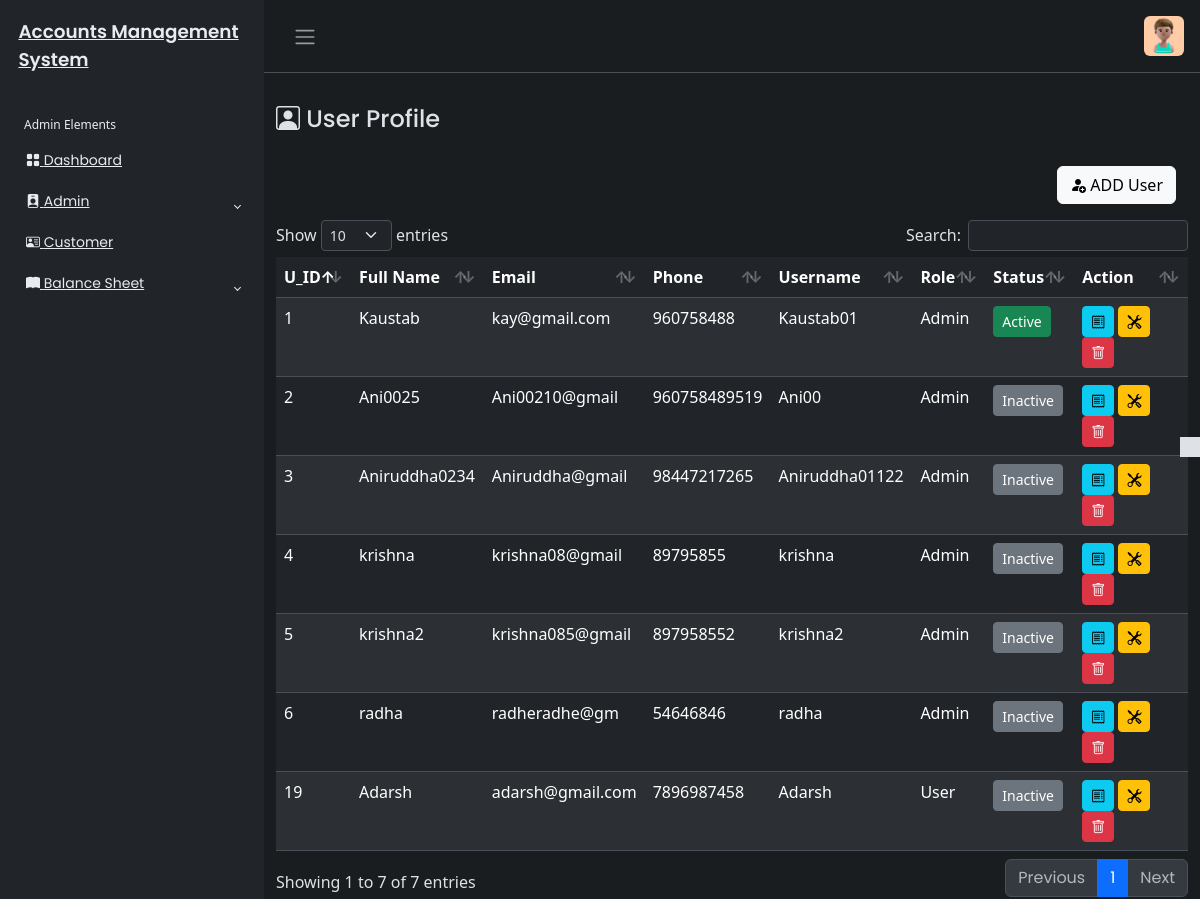
Screenshot of /User/user.php (signed in) with the database file from the repository.
### tables this page shows
CREATE TABLE `user_tbl` (
  `u_id` int(20) NOT NULL,
  `u_name` varchar(255) NOT NULL,
  `u_email` varchar(255) DEFAULT NULL,
  `u_phone` varchar(40) NOT NULL,
  `username` varchar(255) NOT NULL,
  `password` varchar(255) NOT NULL,
  `created_at` timestamp NOT NULL DEFAULT current_timestamp(),
  `updated_at` timestamp NOT NULL DEFAULT current_timestamp(),
  `u_status` varchar(400) DEFAULT NULL,
  `role` varchar(255) DEFAULT NULL
);

### User/user.php (the view, shortened to what this page needs)
<?php
include('../includes/header.php');
if(isset($_SESSION['userAuth'])&& $_SESSION['userAuth']!=""){
    include('../includes/sidebar.php');
?>
<main class="mt-3 pt-3">
    <div class="container-fluid">
        <div class="row">
            <div class="col-md-8">
                <h4><i class="bi bi-person-square"></i> User Profile</h4>
            </div>
        <?php
        require_once('../config/dbcon.php');
        ?>
         <div class="mt-4 px-4">
            <button type="button" class="btn btn-light float-end" data-bs-toggle="modal" data-bs-target="#userModal">
                <i class="bi bi-person-fill-add"></i>
                ADD User
            </button>
         </div>
    </div>
     <?php
     try{
        $query = "SELECT * FROM user_tbl ORDER BY u_id";
        $stmt = $pdo->prepare($query);
        $stmt->execute();
        $result = $stmt->fetchAll(PDO::FETCH_ASSOC);
     }catch (PDOException $e){
        echo "Error fetching records:" .$e->getMessage();
        $result=[];
     }
     ?>
    <div class="mt-3">
        <table id="example" class="table table-striped data-table" style="width:100%">
            <thead>
                <tr>
                    <th>U_ID</th>
                    <th>Full Name</th>
                    <th>Email</th>
                    <th>Phone</th>
                    <th>Username</th>
                    <th>Role</th>
                    <th>Status</th>
                    <th>Action</th>
                </tr>
            </thead>
            <tbody>
                <?php foreach($result as $row){?>
                <tr>
                    <td><?php echo $row['u_id'];?></td>
                    <td><?php echo htmlspecialchars( $row['u_name']);?></td>
                    <td><?php echo htmlspecialchars( $row['u_email']);?></td>
                    <td><?php echo htmlspecialchars( $row['u_phone']);?></td>
                    <td><?php echo htmlspecialchars( $row['username']);?></td>
                    <td><?php echo htmlspecialchars( $row['role']);?></td>
                    <td>
                         <a href="toggle_user.php?id=<?php echo htmlspecialchars($row['u_id']); ?>" class="btn btn-sm <?php echo ($row['u_status'] == 'active') ? 'btn-success' : 'btn-secondary'; ?>">
                                    <?php echo ($row['u_status'] == 'active') ? 'Active' : 'Inactive'; ?>
                                </a>
                    </td>
                    <td>
                    <button class="btn btn-info btn-sm viewUser"
                     data-id="<?php echo $row['u_id']; ?>"
                     data-name="<?php echo $row['u_name'];?>"
                     data-email="<?php echo $row['u_email'];?>"
                     data-phone="<?php echo $row['u_phone'];?>"
                     data-username="<?php echo $row['username'];?>"
                     data-password="<?php echo $row['password'];?>"
                     data-role="<?php echo $row['role'];?>"
                     data-bs-toggle="modal" data-bs-target="#viewUserModal"><i class="bi bi-receipt"></i></button>
                     <button class="btn btn-warning btn-sm editUser"
                      data-id="<?php echo $row['u_id']; ?>"
                      data-name="<?php echo $row['u_name'];?>"
                     data-email="<?php echo $row['u_email'];?>"
                     data-phone="<?php echo $row['u_phone'];?>"
                     data-username="<?php echo $row['username'];?>"
                     data-password="<?php echo $row['password'];?>"
                     data-role="<?php echo $row['role'];?>"
                      data-bs-toggle="modal" data-bs-target="#editUserModal"><i class="bi bi-tools"></i></button>
                     <button class="btn btn-danger btn-sm deleteUser" data-id="<?php echo $row['u_id'];?>" data-bs-toggle="modal" data-bs-target="#deleteUserModal"><i class="bi bi-trash"></i></button>
                    </td>
                </tr>
                <?php } ?>
            </tbody>
        </table>
    </div>
    </div>
</main>
<?php
include('../includes/footer.php');?>
<?php
}else{
   echo '<script>
alert("Not Authorised!");
window.location.href = "../index.php";
</script>';
}?>

### css/style.css (style rules this page uses)
body { font-family: "Poppins", sans-serif; font-size: 0.875rem; opacity: 1; overflow-y: scroll; margin: 0; }
a { cursor: pointer; text-decoration: none; font-family: "Poppins", sans-serif; }
h4 { font-family: "Poppins", sans-serif; font-size: 1.275rem; color: var(--bs-emphasis-color); }

### rows the page displays
user_tbl: u_id "1", u_name "Kaustab", u_email "kay@gmail.com", u_phone "960758488", username "Kaustab01", role "Admin", u_status "Active"
user_tbl: u_id "2", u_name "Ani0025", u_email "Ani00210@gmail", u_phone "960758489519", username "Ani00", role "Admin", shows "Inactive"
user_tbl: u_id "3", u_name "Aniruddha0234", u_email "Aniruddha@gmail", u_phone "98447217265", username "Aniruddha01122", role "Admin", u_status "Inactive"
user_tbl: u_id "4", u_name "krishna", u_email "krishna08@gmail", u_phone "89795855", username "krishna", role "Admin", shows "Inactive"
user_tbl: u_id "5", u_name "krishna2", u_email "krishna085@gmail", u_phone "897958552", username "krishna2", role "Admin", shows "Inactive"
user_tbl: u_id "6", u_name "radha", u_email "radheradhe@gm", u_phone "54646846", username "radha", role "Admin", shows "Inactive"
user_tbl: u_id "19", u_name "Adarsh", u_email "adarsh@gmail.com", u_phone "7896987458", username "Adarsh", role "User", shows "Inactive"
